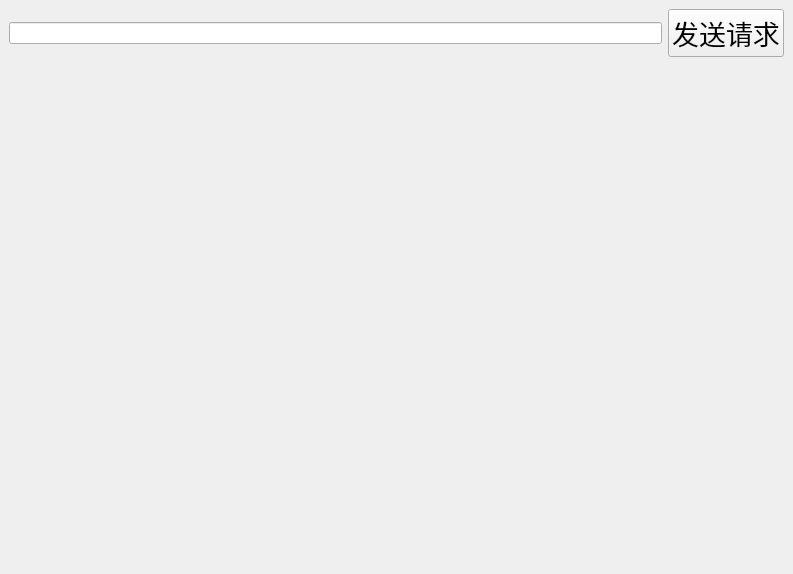
<?xml version="1.0" encoding="UTF-8"?>
<ui version="4.0">
 <class>HTTPpix</class>
 <widget class="QMainWindow" name="HTTPpix">
  <property name="geometry">
   <rect>
    <x>0</x>
    <y>0</y>
    <width>793</width>
    <height>574</height>
   </rect>
  </property>
  <property name="windowTitle">
   <string>HTTPpix</string>
  </property>
  <widget class="QWidget" name="centralwidget">
   <layout class="QVBoxLayout" name="verticalLayout">
    <item>
     <layout class="QHBoxLayout" name="horizontalLayout">
      <item>
       <widget class="QLineEdit" name="lineEdit"/>
      </item>
      <item>
       <widget class="QPushButton" name="pushButton">
        <property name="font">
         <font>
          <pointsize>20</pointsize>
         </font>
        </property>
        <property name="text">
         <string>发送请求</string>
        </property>
       </widget>
      </item>
     </layout>
    </item>
    <item>
     <widget class="QLabel" name="label">
      <property name="minimumSize">
       <size>
        <width>0</width>
        <height>500</height>
       </size>
      </property>
      <property name="maximumSize">
       <size>
        <width>16777215</width>
        <height>500</height>
       </size>
      </property>
      <property name="text">
       <string/>
      </property>
     </widget>
    </item>
   </layout>
  </widget>
 </widget>
 <resources/>
 <connections/>
</ui>
